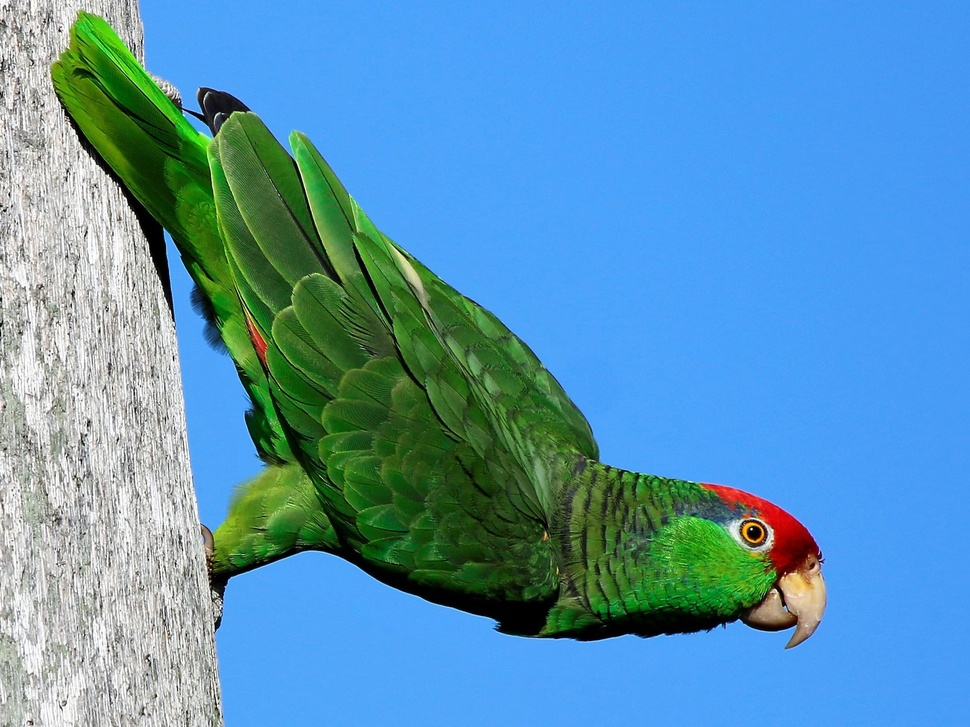
#> input picture 1800.jpeg, 970 x 727 px, shrunk from 1800 x 1350 before the run
$ python image.py
#> lines starting #> are read from the running program, lines starting #| are printed output that depends on the picture; long printed decimals are rounded
import numpy as np
import matplotlib.pyplot as plt
from PIL import Image

# Function to calculate Mean Squared Error (MSE)
def calculate_mse(original, reconstructed):
    mse = np.mean((original - reconstructed)**2)
    return mse

# Function to calculate accuracy percentage
def calculate_accuracy_percentage(mse, max_possible_mse):
    accuracy_percentage = 100 * (1 - mse / max_possible_mse)
    return accuracy_percentage

# Function to normalize image values between 0 and 1
def normalize_image(image):
    return image / np.max(image)

# QR Compression function
def qr_compress(image, k):
    Q, R = np.linalg.qr(image)
    compressed_Q = Q[:, :k]
    compressed_R = R[:k, :]
    compressed_image = np.dot(compressed_Q, compressed_R)

    accuracy_before = calculate_mse(normalize_image(image), normalize_image(compressed_image))
    max_possible_mse = 1.0  # Maximum possible MSE when all pixel values are different (normalized)
    accuracy_percentage_before = calculate_accuracy_percentage(accuracy_before, max_possible_mse)

    print(f'MSE Before Compression (QR): {accuracy_before}')
    print(f'Accuracy Before Compression (QR): {accuracy_percentage_before}%\n')

    print('Q matrix (Orthogonal Matrix):\n',compressed_Q)
    print('\nR matrix (Upper Triangular Matrix):\n',compressed_R)

    return compressed_image, compressed_Q, compressed_R

# QR Decompression function
def qr_decompress(compressed_Q, compressed_R):
    reconstructed_image = np.dot(compressed_Q, compressed_R)

    accuracy_after = calculate_mse(normalize_image(original_image), normalize_image(reconstructed_image))
    max_possible_mse = 1.0  # Maximum possible MSE for the original image (normalized)
    accuracy_percentage_after = calculate_accuracy_percentage(accuracy_after, max_possible_mse)

    print(f'MSE After Decompression (QR): {accuracy_after}')
    print(f'Accuracy After Decompression (QR): {accuracy_percentage_after}%\n')

    print('Q matrix (Orthogonal Matrix):\n',compressed_Q)
    print('\nR matrix (Upper Triangular Matrix):\n',compressed_R)

    return reconstructed_image, accuracy_after, accuracy_percentage_after

# SVD Compression function
def svd_compress(image, k):
    U, S, Vt = np.linalg.svd(image, full_matrices=False)
    singular_values_squared = S**2
    cumulative_energy = np.cumsum(singular_values_squared) / np.sum(singular_values_squared)

    # Plotting the cumulative energy graph for compression
    plt.plot(cumulative_energy, marker='o')
    plt.title('Cumulative Energy of Singular Values (Compression)')
    plt.xlabel('Number of Singular Values')
    plt.ylabel('Cumulative Energy')
    plt.show()

    compressed_U = U[:, :k]
    compressed_S = np.diag(S[:k])
    compressed_Vt = Vt[:k, :]
    compressed_image = np.dot(compressed_U, np.dot(compressed_S, compressed_Vt))

    # Plotting the singular values for compression
    plt.plot(S, marker='o')
    plt.title('Singular Values (Compression)')
    plt.xlabel('Index')
    plt.ylabel('Singular Value')
    plt.show()

    accuracy_before = calculate_mse(image, compressed_image)
    max_possible_mse = np.max(image)**2  # Maximum possible MSE when all pixel values are different
    accuracy_percentage_before = calculate_accuracy_percentage(accuracy_before, max_possible_mse)

    print(f'MSE Before Compression (SVD): {accuracy_before}')
    print(f'Accuracy Before Compression (SVD): {accuracy_percentage_before}%\n')

    print('U matrix (Left Singular Vectors):\n',compressed_U)
    print('\nS matrix (Diagonal Singular Values):\n',compressed_S)
    print('\nVt matrix (Right Singular Vectors):\n',compressed_Vt)

    return compressed_image, compressed_U, compressed_S, compressed_Vt

# SVD Decompression function
def svd_decompress(compressed_U, compressed_S, compressed_Vt):
    reconstructed_image = np.dot(compressed_U, np.dot(compressed_S, compressed_Vt))

    # Plotting the singular values for decompression
    singular_values = np.diag(compressed_S)
    plt.plot(singular_values, marker='o')
    plt.title('Singular Values (Decompression)')
    plt.xlabel('Index')
    plt.ylabel('Singular Value')
    plt.show()

    accuracy_after = calculate_mse(original_image, reconstructed_image)
    max_possible_mse = np.max(original_image)**2  # Maximum possible MSE for the original image
    accuracy_percentage_after = calculate_accuracy_percentage(accuracy_after, max_possible_mse)

    print(f'MSE After Decompression (SVD): {accuracy_after}')
    print(f'Accuracy After Decompression (SVD): {accuracy_percentage_after}%\n')

    print('U matrix (Left Singular Vectors):\n',compressed_U)
    print('\nS matrix (Diagonal Singular Values):\n',compressed_S)
    print('\nVt matrix (Right Singular Vectors):\n',compressed_Vt)

    return reconstructed_image, accuracy_after, accuracy_percentage_after

# Function to evaluate accuracy
def evaluate_accuracy(original, reconstructed, method):
    mse = calculate_mse(original, reconstructed)
    max_possible_mse = np.max(original)**2
    accuracy_percentage = calculate_accuracy_percentage(mse, max_possible_mse)

    print(f'MSE After Decompression ({method}): {mse}')
    print(f'Accuracy After Decompression ({method}): {accuracy_percentage}%\n')

# Load the image
image_path = "1800.jpeg"

image = np.array(Image.open(image_path))
#> image is the input picture: shape (727, 970, 3); mean R, G, B 88.9, 148.5, 182

# Find the range of pixel values
min_pixel_value = np.min(image)
#> min_pixel_value = 0
max_pixel_value = np.max(image)
#> max_pixel_value = 255

print(f"Min Pixel Value: {min_pixel_value}")
#| Min Pixel Value: 0
print(f"Max Pixel Value: {max_pixel_value}")
#| Max Pixel Value: 255

original_image = np.array(Image.open(image_path).convert("L"))  # Convert to grayscale

# Display the original image
plt.imshow(original_image, cmap='gray')
plt.title('Original Image')
plt.show()

# Compression and Decompression using QR Factorization
print("Compression and Decompression using QR Factorization")
k_qr = 50  # Adjust this value based on the desired compression level for QR
compressed_image_qr, compressed_Q_qr, compressed_R_qr = qr_compress(original_image, k_qr)
#> in qr_compress, `Q, R = np.linalg.qr(image)`:
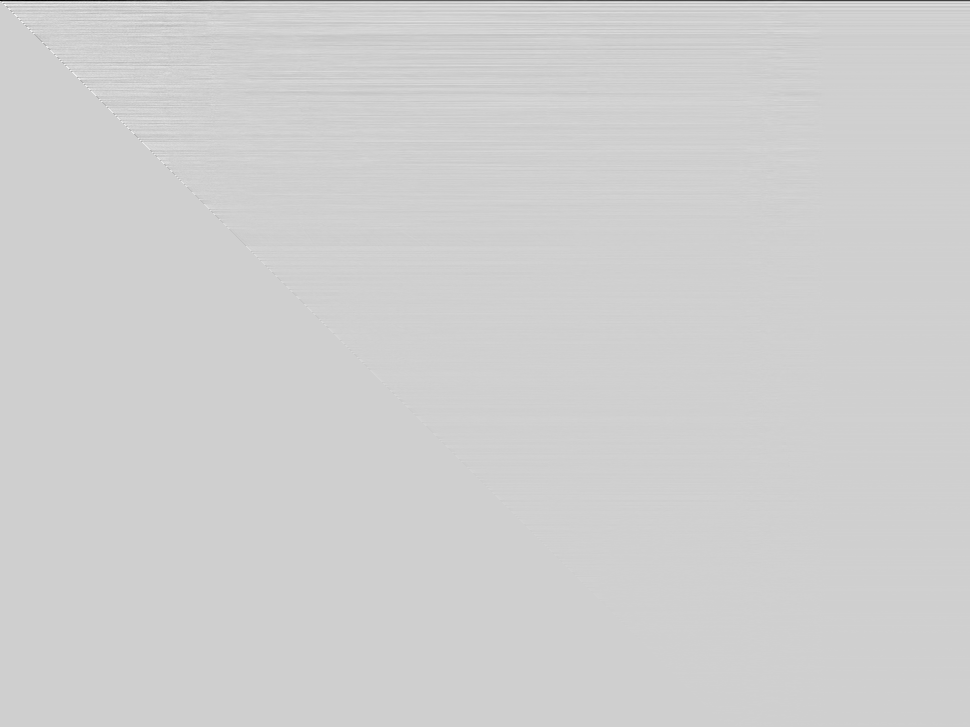
#> R: shape (727, 970) float64; min -5193.4, max 1176.8, mean -5.3; drawn with min black and max white
#> in qr_compress, `compressed_image = np.dot(compressed_Q, compressed_R)`:
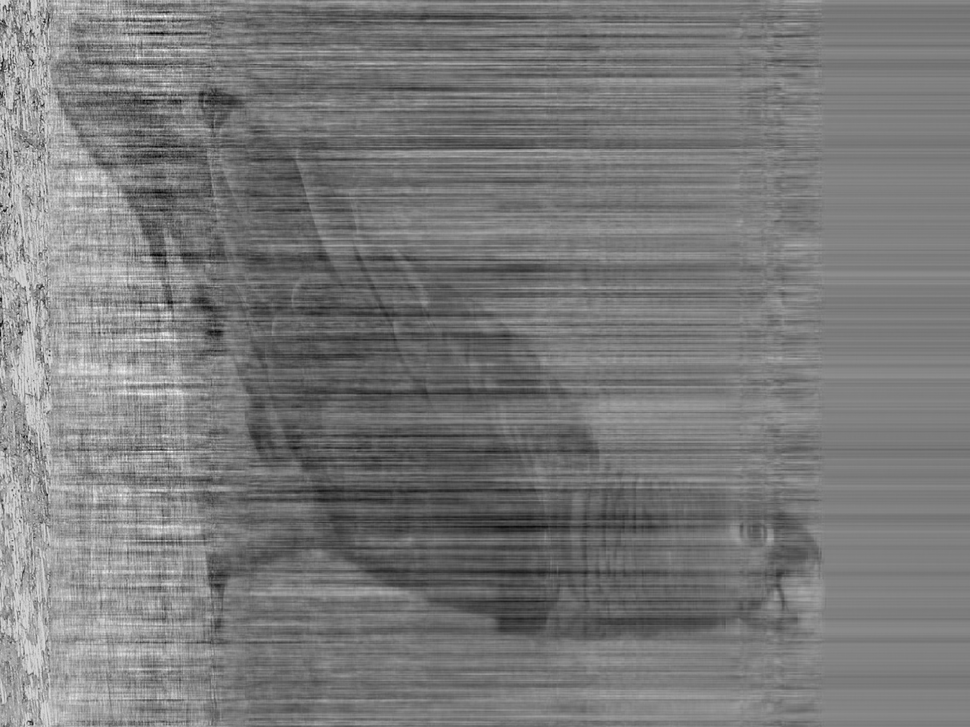
#> compressed_image: shape (727, 970) float64; min -23.13, max 305.9, mean 134.3; drawn with min black and max white
#> in calculate_mse, `mse = np.mean((original - reconstructed)**2)`: mse = 0.0249
#> in calculate_accuracy_percentage, `accuracy_percentage = 100 * (1 - mse / max_possible_mse)`: accuracy_percentage = 97.51
#| MSE Before Compression (QR): 0.02494
#| Accuracy Before Compression (QR): 97.506%
#> (printed output is left out)
#> (printed output is left out)
reconstructed_image_qr, _, _ = qr_decompress(compressed_Q_qr, compressed_R_qr)
#> in qr_decompress, `accuracy_after = calculate_mse(normalize_image(original_image), normal..`: accuracy_after = 0.0249
#> in qr_decompress, `accuracy_percentage_after = calculate_accuracy_percentage(accuracy_aft..`: accuracy_percentage_after = 97.51
#| MSE After Decompression (QR): 0.02494
#| Accuracy After Decompression (QR): 97.506%
#> (printed output is left out)
#> (printed output is left out)

# Evaluate accuracy for QR
evaluate_accuracy(original_image, reconstructed_image_qr, 'QR')
#> in evaluate_accuracy, `mse = calculate_mse(original, reconstructed)`: mse = 1087.1
#> in evaluate_accuracy, `max_possible_mse = np.max(original)**2`: max_possible_mse = 65025
#> in evaluate_accuracy, `accuracy_percentage = calculate_accuracy_percentage(mse, max_possible_..`: accuracy_percentage = 98.33
#| MSE After Decompression (QR): 1087.128
#| Accuracy After Decompression (QR): 98.328%

# Visualization for QR
plt.imshow(compressed_image_qr, cmap='gray')
plt.title('Compressed Image (QR)')
plt.show()
plt.imshow(reconstructed_image_qr, cmap='gray')
plt.title('Reconstructed Image (QR)')
plt.show()

# Compression and Decompression using SVD
print("Compression and Decompression using SVD")
k_svd = 50  # Adjust this value based on the desired compression level for SVD
compressed_image_svd, compressed_U_svd, compressed_S_svd, compressed_Vt_svd = svd_compress(original_image, k_svd)
#> in svd_compress, `U, S, Vt = np.linalg.svd(image, full_matrices=False)`:
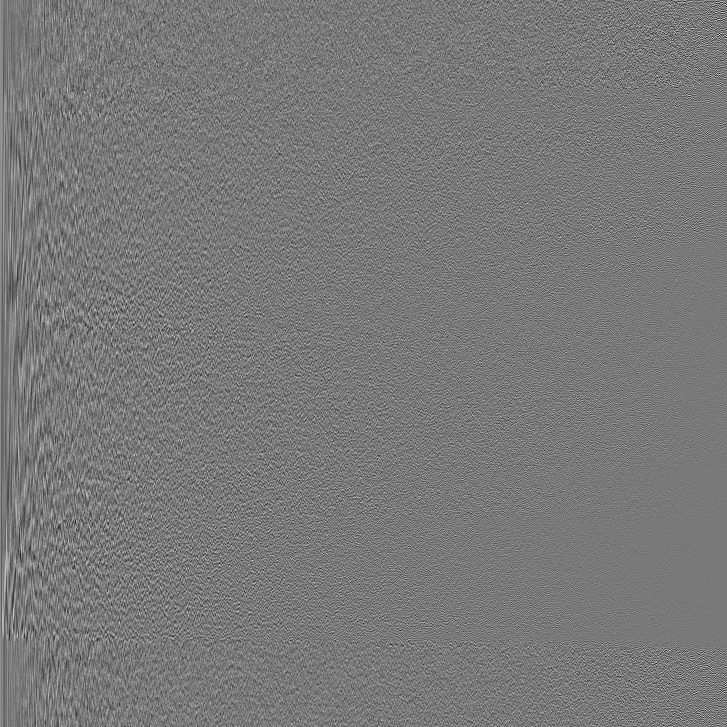
#> U: shape (727, 727) float64; min -0.222, max 0.245, mean 5.26e-05; drawn with min black and max white
#> in svd_compress, `U, S, Vt = np.linalg.svd(image, full_matrices=False)`:
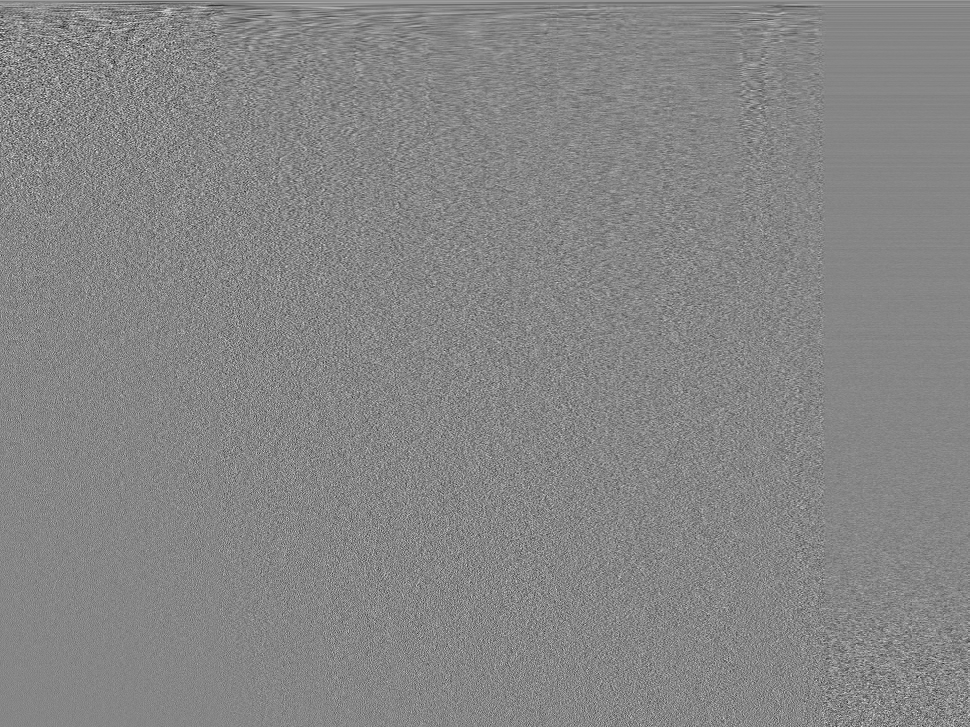
#> Vt: shape (727, 970) float64; min -0.251, max 0.226, mean 4.22e-05; drawn with min black and max white
#> in svd_compress, `U, S, Vt = np.linalg.svd(image, full_matrices=False)`: S = 727 values, max 115080.3 at index 0, min 5.23 at index 726, mean 662.4
#> in svd_compress, `singular_values_squared = S**2`: singular_values_squared = 727 values, max 1.32e+10 at index 0, min 27.38 at index 726, mean 19759596.9
#> in svd_compress, `cumulative_energy = np.cumsum(singular_values_squared) / np.sum(singul..`: cumulative_energy = 727 values from 0.922 to 1
#> in svd_compress, `compressed_image = np.dot(compressed_U, np.dot(compressed_S, compresse..`:
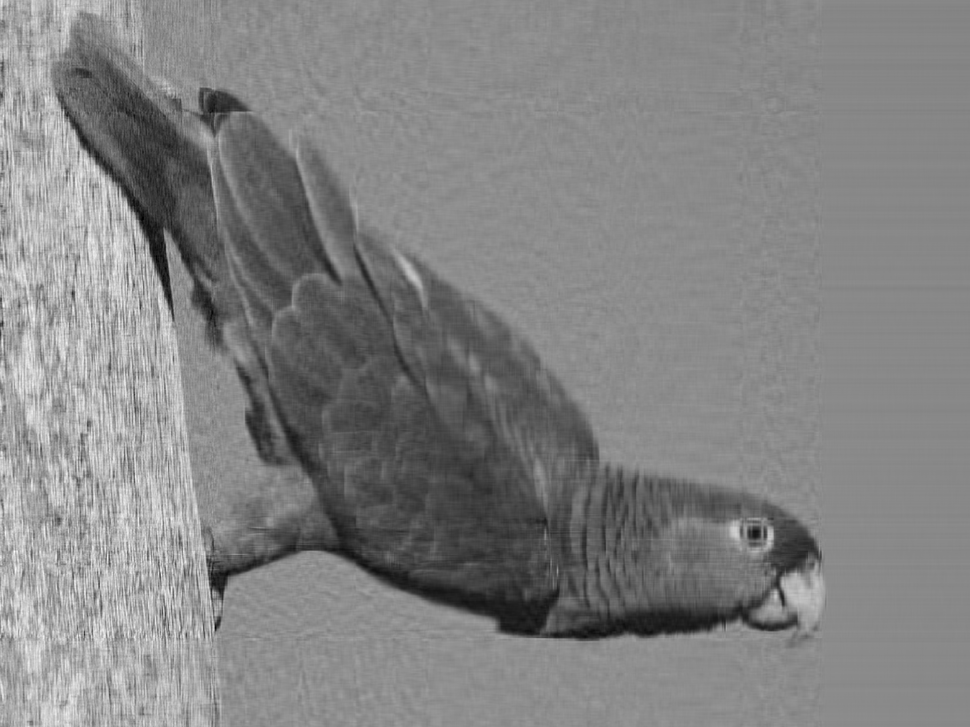
#> compressed_image: shape (727, 970) float64; min -40.45, max 299.3, mean 134.5; drawn with min black and max white
#> in svd_compress, `plt.show()`:
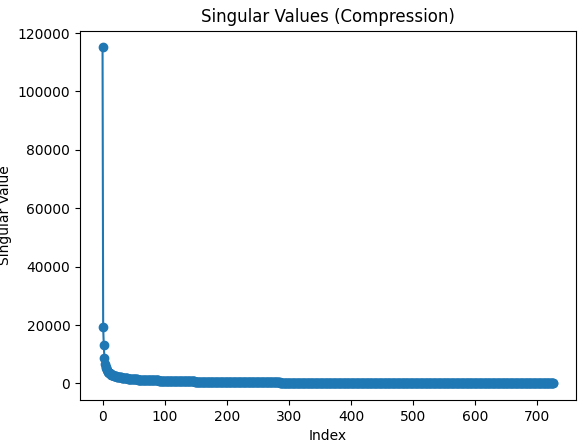
#> figure drawn by matplotlib, 1 panel; curve peaks at x = 0, y = 115080.3
#> in svd_compress, `accuracy_before = calculate_mse(image, compressed_image)`: accuracy_before = 193.5
#> in svd_compress, `max_possible_mse = np.max(image)**2`: max_possible_mse = 65025
#> in svd_compress, `accuracy_percentage_before = calculate_accuracy_percentage(accuracy_be..`: accuracy_percentage_before = 99.7
#| MSE Before Compression (SVD): 193.482
#| Accuracy Before Compression (SVD): 99.702%
#> (printed output is left out)
#> (printed output is left out)
#> (printed output is left out)
reconstructed_image_svd, _, _ = svd_decompress(compressed_U_svd, compressed_S_svd, compressed_Vt_svd)
#> in svd_decompress, `singular_values = np.diag(compressed_S)`: singular_values = 50 values, max 115080.3 at index 0, min 1469.6 at index 49, mean 5483.6
#> in svd_decompress, `plt.show()`:
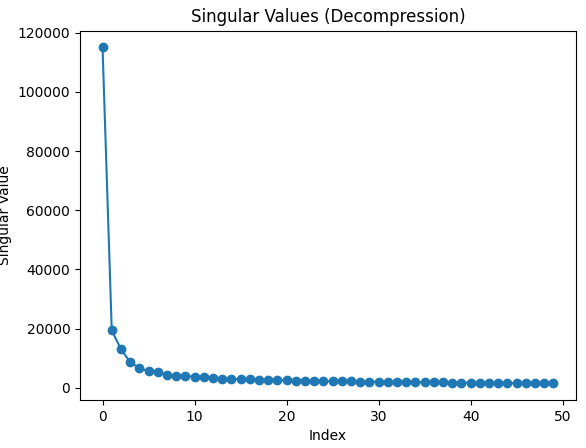
#> figure drawn by matplotlib, 1 panel; curve peaks at x = 0, y = 115080.3
#> in svd_decompress, `accuracy_after = calculate_mse(original_image, reconstructed_image)`: accuracy_after = 193.5
#> in svd_decompress, `max_possible_mse = np.max(original_image)**2`: max_possible_mse = 65025
#> in svd_decompress, `accuracy_percentage_after = calculate_accuracy_percentage(accuracy_aft..`: accuracy_percentage_after = 99.7
#| MSE After Decompression (SVD): 193.482
#| Accuracy After Decompression (SVD): 99.702%
#> (printed output is left out)
#> (printed output is left out)

# Evaluate accuracy for SVD
evaluate_accuracy(original_image, reconstructed_image_svd, 'SVD')

# Visualization for SVD
plt.imshow(compressed_image_svd, cmap='gray')
plt.title('Compressed Image (SVD)')
plt.show()
plt.imshow(reconstructed_image_svd, cmap='gray')
plt.title('Reconstructed Image (SVD)')
plt.show()
